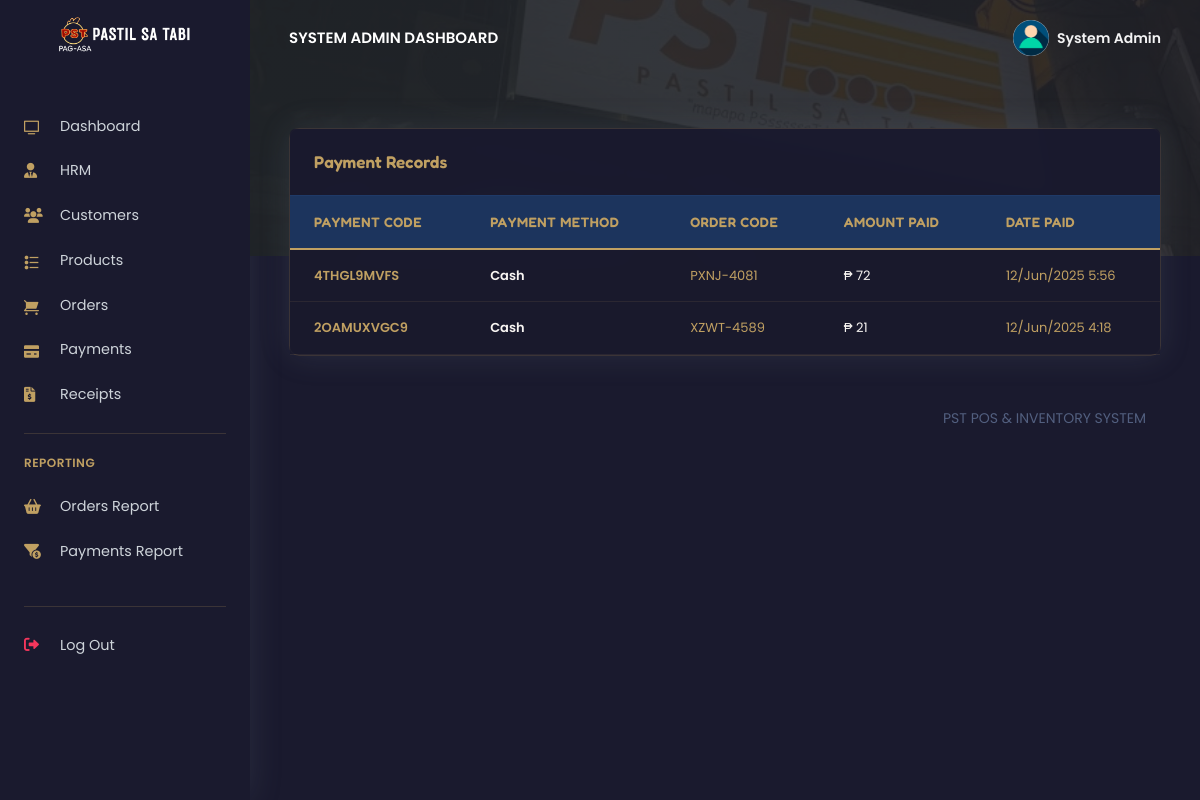
The page /PSTsystem/admin/payments_reports.php (signed in) on the database its author committed.
### tables this page shows
CREATE TABLE `rpos_admin` (
  `admin_id` varchar(200) NOT NULL,
  `admin_name` varchar(200) NOT NULL,
  `admin_email` varchar(200) NOT NULL,
  `admin_password` varchar(200) NOT NULL
);

CREATE TABLE `rpos_payments` (
  `pay_id` varchar(200) NOT NULL,
  `pay_code` varchar(200) NOT NULL,
  `order_code` varchar(200) NOT NULL,
  `customer_id` varchar(200) NOT NULL,
  `pay_amt` varchar(200) NOT NULL,
  `pay_method` varchar(200) NOT NULL,
  `created_at` timestamp(6) NOT NULL DEFAULT current_timestamp(6) ON UPDATE current_timestamp(6)
);

### PSTsystem/admin/payments_reports.php (the view, shortened to what this page needs)
<?php
include('config/config.php');
require_once('partials/_head.php');
?>
<!DOCTYPE html>
<html lang="en">
<head>
    <link rel="stylesheet" href="https://cdnjs.cloudflare.com/ajax/libs/font-awesome/6.0.0/css/all.min.css">
</head>
<body>
    <?php
    require_once('partials/_sidebar.php');
    ?>
    <div class="main-content">
        <?php
        require_once('partials/_topnav.php');
        ?>
        <div style="background-image: url(assets/img/theme/pastil.jpg); background-size: cover;" class="header pb-8 pt-5 pt-md-8">
        <span class="mask bg-gradient-dark opacity-8"></span>
        </div>
        <div class="container-fluid mt--8">
            <div class="row">
                <div class="col">
                    <div class="card shadow">
                        <div class="card-header border-0">
                            <div class="row align-items-center">
                                <div class="col">
                                    <h3 class="mb-0">Payment Records</h3>
                                </div>
                            </div>
                        </div>
                        <div class="table-responsive">
                            <table class="table align-items-center table-flush">
                                <thead class="thead-dark">
                                    <tr>
                                        <th class="text-gold" scope="col">Payment Code</th>
                                        <th scope="col">Payment Method</th>
                                        <th class="text-gold" scope="col">Order Code</th>
                                        <th scope="col">Amount Paid</th>
                                        <th class="text-gold" scope="col">Date Paid</th>
                                    </tr>
                                </thead>
                                <tbody>
                                    <?php
                                    $ret = "SELECT * FROM  rpos_payments ORDER BY `created_at` DESC ";
                                    $stmt = $mysqli->prepare($ret);
                                    $stmt->execute();
                                    $res = $stmt->get_result();
                                    while ($payment = $res->fetch_object()) {
                                    ?>
                                        <tr>
                                            <th class="text-gold" scope="row">
                                                <?php echo $payment->pay_code; ?>
                                            </th>
                                            <th scope="row">
                                                <?php echo $payment->pay_method; ?>
                                            </th>
                                            <td class="text-gold">
                                                <?php echo $payment->order_code; ?>
                                            </td>
                                            <td>
                                                ₱ <?php echo $payment->pay_amt; ?>
                                            </td>
                                            <td class="text-gold">
                                                <?php echo date('d/M/Y g:i', strtotime($payment->created_at)) ?>
                                            </td>
                                        </tr>
                                    <?php } ?>
                                </tbody>
                            </table>
                        </div>
                    </div>
                </div>
            </div>
            <?php
            require_once('partials/_footer.php');
            ?>
        </div>
    </div>
</body>
</html>

### PSTsystem/admin/partials/_sidebar.php (shortened to what this page needs)
<?php
$admin_id = $_SESSION['admin_id'];
$ret = "SELECT * FROM  rpos_admin  WHERE admin_id = '$admin_id'";
$stmt = $mysqli->prepare($ret);
$stmt->execute();
$res = $stmt->get_result();
while ($admin = $res->fetch_object()) {
?>
  <nav class="navbar navbar-vertical fixed-left navbar-expand-md navbar-light sidebar" id="sidenav-main">
    <div class="container-fluid">
      <a class="navbar-brand pt-0" href="dashboard.php">
        <img src="assets/img/brand/repos.png" class="navbar-brand-img" alt="...">
      </a>
      <div class="collapse navbar-collapse" id="sidenav-collapse-main">
        <ul class="navbar-nav">
          <li class="nav-item">
            <a class="nav-link text-light" href="dashboard.php">
              <i class="ni ni-tv-2 text-gold"></i> Dashboard
            </a>
          </li>
          <li class="nav-item">
            <a class="nav-link text-light" href="hrm.php">
              <i class="fas fa-user-tie text-gold"></i> HRM
            </a>
          </li>
          <li class="nav-item">
            <a class="nav-link text-light" href="customers.php">
              <i class="fas fa-users text-gold"></i> Customers
            </a>
          </li>
          <li class="nav-item">
            <a class="nav-link text-light" href="products.php">
              <i class="ni ni-bullet-list-67 text-gold"></i> Products
            </a>
          </li>
          <li class="nav-item">
            <a class="nav-link text-light" href="orders.php">
              <i class="ni ni-cart text-gold"></i> Orders
            </a>
          </li>
          <li class="nav-item">
            <a class="nav-link text-light" href="payments.php">
              <i class="ni ni-credit-card text-gold"></i> Payments
            </a>
          </li>
          <li class="nav-item">
            <a class="nav-link text-light" href="receipts.php">
              <i class="fas fa-file-invoice-dollar text-gold"></i> Receipts
            </a>
          </li>
        </ul>
        <hr class="my-3" style="border-color: rgba(192, 160, 98, 0.2);">
        <h6 class="navbar-heading text-gold">Reporting</h6>
        <ul class="navbar-nav mb-md-3">
          <li class="nav-item">
            <a class="nav-link text-light" href="orders_reports.php">
              <i class="fas fa-shopping-basket text-gold"></i> Orders Report
            </a>
          </li>
          <li class="nav-item">
            <a class="nav-link text-light" href="payments_reports.php">
              <i class="fas fa-funnel-dollar text-gold"></i> Payments Report
            </a>
          </li>
        </ul>
        <hr class="my-3" style="border-color: rgba(192, 160, 98, 0.2);">
        <ul class="navbar-nav mb-md-3">
          <li class="nav-item">
            <a class="nav-link text-light" href="logout.php">
              <i class="fas fa-sign-out-alt text-danger"></i> Log Out
            </a>
          </li>
        </ul>
      </div>
    </div>
  </nav>
<?php } ?>

### PSTsystem/admin/partials/_topnav.php (shortened to what this page needs)
<?php
$admin_id = $_SESSION['admin_id'];
$ret = "SELECT * FROM  rpos_admin  WHERE admin_id = '$admin_id'";
$stmt = $mysqli->prepare($ret);
$stmt->execute();
$res = $stmt->get_result();
while ($admin = $res->fetch_object()) {
?>
    <nav class="navbar navbar-top navbar-expand-md navbar-dark" id="navbar-main">
        <div class="container-fluid">
            <a class="h4 mb-0 text-white text-uppercase d-none d-lg-inline-block" href="dashboard.php"><?php echo $admin->admin_name; ?> Dashboard</a>
            <ul class="navbar-nav align-items-center d-none d-md-flex">
                <li class="nav-item dropdown">
                    <a class="nav-link pr-0" href="#" role="button" data-toggle="dropdown" aria-haspopup="true" aria-expanded="false">
                        <div class="media align-items-center">
                            <span class="avatar avatar-sm rounded-circle">
                                <img alt="Image placeholder" src="assets/img/theme/user-a-min.png">
                            </span>
                            <div class="media-body ml-2 d-none d-lg-block">
                                <span class="mb-0 text-sm  font-weight-bold"><?php echo $admin->admin_name; ?></span>
                            </div>
                        </div>
                    </a>
                </li>
            </ul>
        </div>
    </nav>
<?php } ?>

### PSTsystem/admin/payments_reports.php (style rules this page uses)
:root { --primary-dark: #1a1a2e; --primary-light: #f8f5f2; --accent-gold: #c0a062; --accent-red: #9e2b2b; --accent-green: #4a6b57; --accent-blue: #3a5673; --text-light: #f8f5f2; --text-dark: #1a1a2e; --transition-speed: 0.4s; }
body { background-color: var(--primary-dark); color: var(--text-light); font-family: 'Poppins', sans-serif; }
.header { background: url(assets/img/theme/pastil.jpg) no-repeat center center; background-size: cover; }
.mask { background-color: rgba(26, 26, 46, 0.5) !important; }
.card { background: rgba(26, 26, 46, 0.8); border: 1px solid rgba(192, 160, 98, 0.2); border-radius: 10px; backdrop-filter: blur(8px); transition: all var(--transition-speed) ease; box-shadow: 0 8px 32px rgba(0, 0, 0, 0.2); }
.table { color: var(--text-light); }
.table thead th { border-bottom: 1px solid rgba(192, 160, 98, 0.3); color: var(--accent-gold); font-family: 'Fredoka', sans-serif; font-weight: 500; }
.table tbody tr { border-bottom: 1px solid rgba(192, 160, 98, 0.1); transition: all var(--transition-speed) ease; }
.text-gold { color: var(--accent-gold) !important; }
.table thead { background: rgba(26, 26, 46, 0.9); border-bottom: 2px solid var(--accent-gold); }
.table thead th { color: var(--accent-gold) !important; font-weight: 600; letter-spacing: 0.5px; text-transform: uppercase; font-size: 0.85rem; padding: 1rem; }
.table tbody { background: rgba(26, 26, 46, 0.8); }
.table tbody td, .table tbody th { padding: 1rem; vertical-align: middle; border-top: 1px solid rgba(192, 160, 98, 0.1); }
.card-header { background: rgba(26, 26, 46, 0.9); border-bottom: 1px solid rgba(192, 160, 98, 0.3); color: var(--accent-gold); font-family: 'Fredoka', sans-serif; }
.card-header h3 { color: var(--accent-gold); font-family: 'Fredoka', sans-serif; }

### rows shown on the page
rpos_admin: admin_name "SYSTEM ADMIN", admin_name "System Admin"
rpos_payments: pay_code "4THGL9MVFS", pay_method "Cash", order_code "PXNJ-4081", pay_amt "72", created_at "12/Jun/2025 5:56"
rpos_payments: pay_code "2OAMUXVGC9", pay_method "Cash", order_code "XZWT-4589", pay_amt "21", created_at "12/Jun/2025 4:18"
